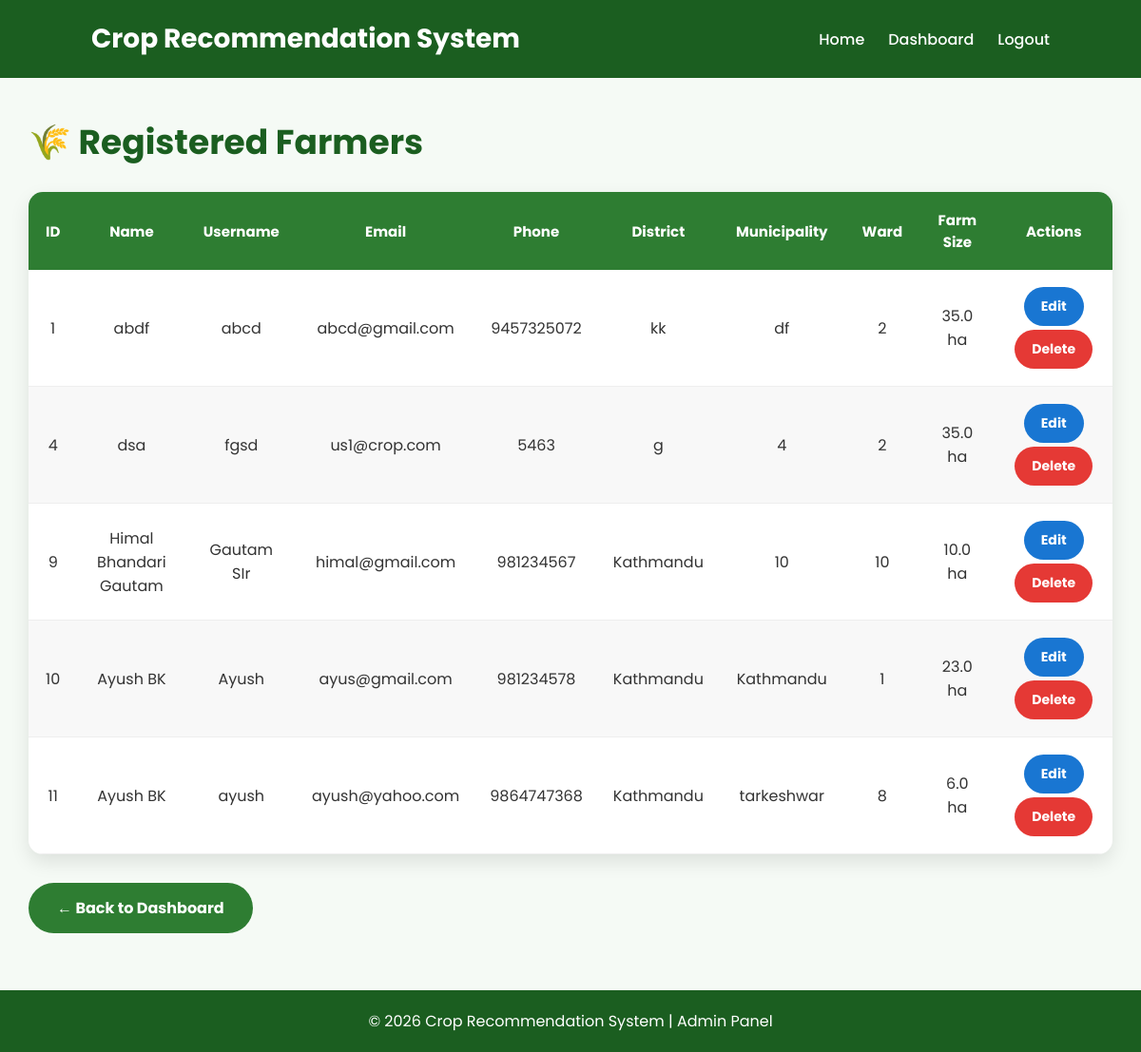
The app's page /admin/farmers (signed in) with its own data.
### models.py (models this page shows)
class User(db.Model):
    __tablename__ = "users"
    id = db.Column(db.Integer, primary_key=True)
    full_name = db.Column(db.String(100), nullable=False)
    username = db.Column(db.String(50), unique=True, nullable=False)
    email = db.Column(db.String(100), unique=True, nullable=False)
    password = db.Column(db.String(255), nullable=False)
    role = db.Column(db.String(20), nullable=False, default="farmer")
    created_at = db.Column(db.DateTime, default=datetime.utcnow)
    farmer_profile = db.relationship(
        "FarmerProfile",
        backref="user",
        uselist=False,
        cascade="all, delete"
    )
    recommendations = db.relationship(
        "Recommendation",
        backref="user",
        cascade="all, delete"
    )

class FarmerProfile(db.Model):
    __tablename__ = "farmer_profiles"
    id = db.Column(db.Integer, primary_key=True)
    user_id = db.Column(
        db.Integer,
        db.ForeignKey("users.id"),
        nullable=False,
        unique=True
    )
    phone = db.Column(db.String(20), nullable=False)
    district = db.Column(db.String(100), nullable=False)
    municipality = db.Column(db.String(100), nullable=False)
    ward = db.Column(db.Integer, nullable=False)
    farm_size = db.Column(db.Float, nullable=False)

### app.py (the view)
@app.route("/admin/farmers")
def admin_farmers():
    if "user_id" not in session:
        return redirect(url_for("login"))
    if session["role"] != "admin":
        return "Access Denied"
    farmers = User.query.filter_by(role="farmer").all()
    return render_template(
        "farmers.html",
        farmers=farmers
    )

### templates/farmers.html (shortened to what this page needs)
<!DOCTYPE html>
<html lang="en">
<head>
</head>
<body>
<nav>
<div class="logo">
Crop Recommendation System
</div>
<ul>
<li><a href="/">Home</a></li>
<li><a href="/admin/dashboard">Dashboard</a></li>
<li><a href="/logout">Logout</a></li>
</ul>
</nav>
<div class="container">
<h1>🌾 Registered Farmers</h1>
<div class="table-container">
<table>
<thead>
<tr>
<th>ID</th>
<th>Name</th>
<th>Username</th>
<th>Email</th>
<th>Phone</th>
<th>District</th>
<th>Municipality</th>
<th>Ward</th>
<th>Farm Size</th>
<th>Actions</th>
</tr>
</thead>
<tbody>
{% for farmer in farmers %}
<tr>
<td>{{ farmer.id }}</td>
<td>{{ farmer.full_name }}</td>
<td>{{ farmer.username }}</td>
<td>{{ farmer.email }}</td>
<td>{{ farmer.farmer_profile.phone }}</td>
<td>{{ farmer.farmer_profile.district }}</td>
<td>{{ farmer.farmer_profile.municipality }}</td>
<td>{{ farmer.farmer_profile.ward }}</td>
<td>{{ farmer.farmer_profile.farm_size }} ha</td>
<td>
<a href="/admin/edit-farmer/{{ farmer.id }}" class="btn edit">
Edit
</a>
<a href="/admin/delete-farmer/{{ farmer.id }}" class="btn delete"
onclick="return confirm('Are you sure you want to delete this farmer?');">
Delete
</a>
</td>
</tr>
{% endfor %}
</tbody>
</table>
</div>
<a href="/admin/dashboard" class="back">
← Back to Dashboard
</a>
</div>
<footer>
© 2026 Crop Recommendation System | Admin Panel
</footer>
</body>
</html>

### templates/farmers.html (style rules this page uses)
* { margin:0; padding:0; box-sizing:border-box; font-family:'Poppins',sans-serif; }
body { background:#f5faf5; color:#333; }
nav { display:flex; justify-content:space-between; align-items:center; padding:20px 8%; background:#1b5e20; color:white; }
.logo { font-size:28px; font-weight:bold; }
nav ul { display:flex; list-style:none; gap:25px; }
nav ul li a { text-decoration:none; color:white; font-weight:500; }
.container { width:95%; max-width:1400px; margin:40px auto; }
h1 { color:#1b5e20; margin-bottom:25px; font-size:36px; }
.table-container { overflow-x:auto; background:white; border-radius:15px; box-shadow:0 8px 20px rgba(0,0,0,.1); }
table { width:100%; border-collapse:collapse; min-width:1100px; }
thead { background:#2e7d32; color:white; }
th { padding:18px; text-align:center; font-size:15px; }
td { padding:16px; text-align:center; border-bottom:1px solid #eee; }
tbody tr:nth-child(even) { background:#f8f8f8; }
.btn { display:inline-block; padding:10px 18px; border-radius:25px; text-decoration:none; font-size:14px; font-weight:bold; transition:.3s; margin:2px; }
.edit { background:#1976d2; color:white; }
.delete { background:#e53935; color:white; }
.back { display:inline-block; margin-top:30px; padding:14px 30px; background:#2e7d32; color:white; text-decoration:none; border-radius:30px; font-weight:bold; transition:.3s; }
footer { margin-top:60px; background:#1b5e20; color:white; text-align:center; padding:20px; }

### records on screen
User: id "1", full_name "abdf", username "abcd", email "abcd@gmail.com", farmer_profile.phone "9457325072", farmer_profile.district "kk", farmer_profile.municipality "df", farmer_profile.ward "2", farmer_profile.farm_size "35.0"
User: id "4", full_name "dsa", username "fgsd", email "us1@crop.com", farmer_profile.phone "5463", farmer_profile.district "g", farmer_profile.municipality "4", farmer_profile.ward "2", farmer_profile.farm_size "35.0"
User: id "9", full_name "Himal Bhandari Gautam", username "Gautam SIr", email "himal@gmail.com", farmer_profile.phone "981234567", farmer_profile.district "Kathmandu", farmer_profile.municipality "10", farmer_profile.ward "10", farmer_profile.farm_size "10.0"
User: id "10", full_name "Ayush BK", username "Ayush", email "ayus@gmail.com", farmer_profile.phone "981234578", farmer_profile.district "Kathmandu", farmer_profile.municipality "Kathmandu", farmer_profile.ward "1", farmer_profile.farm_size "23.0"
User: id "11", full_name "Ayush BK", username "ayush", email "ayush@yahoo.com", farmer_profile.phone "9864747368", farmer_profile.district "Kathmandu", farmer_profile.municipality "tarkeshwar", farmer_profile.ward "8", farmer_profile.farm_size "6.0"
